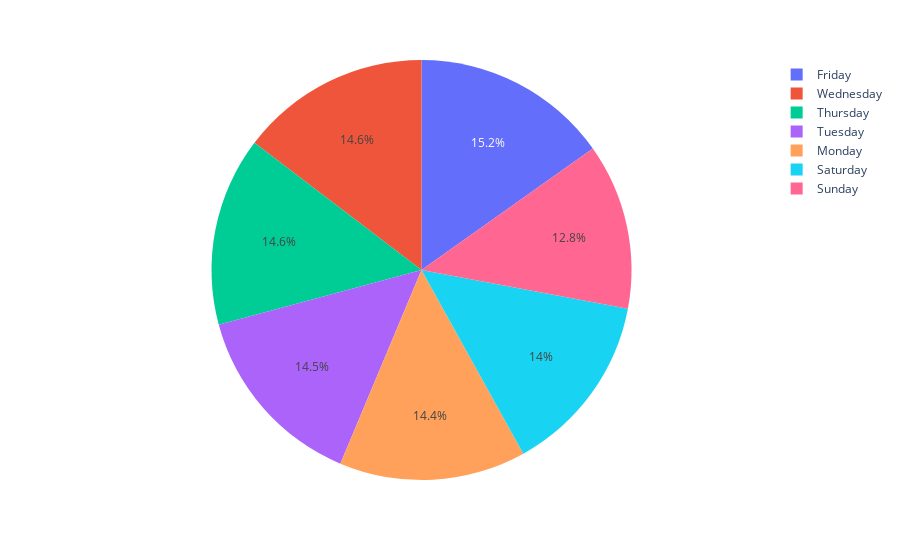

Here is the notebook cell this chart was saved with:
### Code cell
# Visualisasi crime for each day

Number_crimes_day = df_new['DAY_OF_WEEK'].value_counts()
days = pd.DataFrame(data= Number_crimes_day.index, columns=["DAY_OF_WEEK"])
days['values'] = Number_crimes_day.values

plt.figure(figsize= (12,8))
fig = px.pie(days, values='values', names='DAY_OF_WEEK')
fig.show()

### Figure 1 — Plotly figure (JSON) as saved in the notebook; plotly's stock layout.template omitted (floating-point values rounded to 4 significant figures)
{"data": [{"domain": {"x": [0, 1], "y": [0, 1]}, "hovertemplate": "DAY_OF_WEEK=%{label}<br>value=%{value}<extra></extra>", "labels": ["Friday", "Wednesday", "Thursday", "Tuesday", "Monday", "Saturday", "Sunday"], "legendgroup": "", "name": "", "showlegend": true, "type": "pie", "values": [39971, 38533, 38317, 38144, 37841, 36830, 33605]}], "layout": {"legend": {"tracegroupgap": 0}, "margin": {"t": 60}}}
